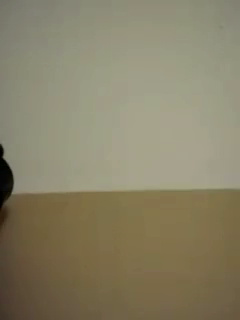
#> input picture frame 7 of Python/video_wecker.avi, 240 x 320 px, given in place of highway.avi, which was not available
$ python subsense.py   (Python 2 division)   (older library calls are emulated)
#> lines starting #> are read from the running program, lines starting #| are printed output that depends on the picture; after the words box and inside, x2 and y2 are one past the last pixel; in counts of white or black regions, pixels touching at a corner belong together; pictures that were not available may be replaced by others from this repository, and a replacement may not be noted
import cv2
import matplotlib.pyplot as plt
import numpy as np
from numpy import pi
import time

# Constants
T_r = 0.003
N_grid = 16
nmbr_min_lbsp = 12
MAX_hamming_weight = 0

N_color = 50
nmbr_min_color = 2
R = 10
# pan
#R_color =50
#normal
R_color = 30
R_lbsp = 3

T_lower = 2
T_upper = 256

# pan
#alpha = 0.01
#normal
alpha = 0.03
v_incr = 1
v_decr = 0.1

downsample = 0.5

# LBSP-UPDATE GRID PICTURES ==========================================================
def update_grid_pictures(img, grid_pictures, rows, cols):
    #    0    x   1   x   2
    #    x    3   4   5   x
    #    6    7   x   8   9
    #    x   10  11  12   x
    #   13    x  14   x   15

    # First row
    grid_pictures[:rows-2,:cols-2,0]  = img[2:rows,2:cols]
    grid_pictures[:rows-2,:cols,1]    = img[2:rows,:cols]
    grid_pictures[:rows-2,2:cols,2]   = img[2:rows,:cols-2]

    # Second row
    grid_pictures[:rows-1,:cols-1,3]  = img[1:rows,1:cols]
    grid_pictures[:rows-1,:cols,4]    = img[1:rows,:cols]
    grid_pictures[:rows-1,1:cols,5]   = img[1:rows,:cols-1]

    # Third row
    grid_pictures[:rows,:cols-2,6]    = img[:rows,2:cols]
    grid_pictures[:rows,:cols-1,7]    = img[:rows,1:cols]
    grid_pictures[:rows,1:cols,8]     = img[:rows,:cols-1]
    grid_pictures[:rows,2:cols,9]     = img[:rows,:cols-2]

    # Fourth row
    grid_pictures[1:rows,:cols-1,10]  = img[:rows-1,1:cols]
    grid_pictures[1:rows,:cols,11]    = img[:rows-1,:cols]
    grid_pictures[1:rows,1:cols,12]   = img[:rows-1,:cols-1]

    # Fifth row
    grid_pictures[2:rows,:cols-2,13]  = img[:rows-2,2:cols]
    grid_pictures[2:rows,:cols,14]    = img[:rows-2,:cols]
    grid_pictures[2:rows,2:cols,15]   = img[:rows-2,:cols-2]

    return grid_pictures
# LBSP-UPDATE GRID PICTURES ==========================================================

# LBSP DECISION =================================================================
def lbsp(img, grid_pictures, lbsp_background_model):
    global T_r, R_lbsp_arr
    grid_decision = grid_pictures - img[:,:,np.newaxis]
    lbsp_decision = img*0+255
    T = T_r * img
    actual_bin = grid_decision<T[:,:,np.newaxis]
    bin_comp = (lbsp_background_model == actual_bin[:,:,np.newaxis,:])
    summe = (bin_comp == True).sum(3)
    comp = summe > nmbr_min_lbsp
    lbsp_decision[((comp == True).sum(2) >= R_lbsp_arr)] = 0
    return lbsp_decision
# LBSP DECISION =================================================================

# COLOR DECISION ====================================================================
def color(img,color_pictures, R_color_arr):
    color_decision = img*0
    comp = np.absolute(img[:,:,np.newaxis] - color_pictures) < R_color_arr[:,:,np.newaxis]
    color_decision[(comp != False).sum(2) <= nmbr_min_color] = 255;
    return color_decision
# COLOR DECISION ====================================================================

# BACKGROUND_UPDATE ======================================================================
def background_update(img, background, color_pictures, T_arr, grid_pictures, lbsp_background_model):
    global T_r

    n = np.uint8(np.floor(N_color*np.random.random()))
    # Random pixels with probability 1/T_arr
    rand_array = 100.*np.random.random(img.shape)
    update_array = np.logical_and(((100/T_arr) > rand_array), background == 0)
    # Choose adjacent pixels
    ind_x, ind_y = np.nonzero(update_array)
    rand_coords = [(-1,-1), (-1,0),(-1,1),(0,-1),(0,1),(1,-1),(1,0),(1,1)]
    # print 'loops: ', len(ind_x)
    for i in range(len(ind_x)):
        rand_x, rand_y = rand_coords[np.uint8(np.random.rand()*8)]
        new_x = ind_x[i]+rand_x
        new_y = ind_y[i]+rand_y
        if new_x < 0 or new_x >= update_array.shape[0]:
            new_x = ind_x[i]-rand_x
        if new_y < 0 or new_y >= update_array.shape[1]:
            new_y = ind_y[i]-rand_y
        update_array[new_x, new_y] = True
    # Update color pictures in plane n
    color_pictures[update_array,n] = img[update_array]
    cv2.imshow('update_array', np.uint8(update_array)*255)

    # Update the lbsp background model
    model_decision = grid_pictures - img[:,:,np.newaxis]
    T = T_r * img
    model = model_decision<T[:,:,np.newaxis]
    lbsp_background_model[update_array,n,:] = model[update_array,:]

    # T_r update ------ Grenzen noch anpassen, eventuell auch Geschwindigkeit der Aenderung
    hammingweight=model.sum()*1.0/MAX_hamming_weight
    #print(hammingweight)
    if(T_r > 0.001 and T_r < 1):
        if(hammingweight < 0.6):
            T_r = T_r + 0.0001
        if(hammingweight > 0.61):
            T_r = T_r - 0.0001
# BACKGROUND_UPDATE ======================================================================

# DISTANCE_UPDATE ========================================================================
def distance_update(img, color_pictures, rows, cols):
    global d_min_arr, d_min_new
    # Get the new minimum distance array
    d_min_new = np.amin((np.absolute(img[:,:,np.newaxis] - color_pictures)), axis = 2)/255.0

    d_min_arr = d_min_arr*(1-alpha) + d_min_new * alpha
    # bound it from 0 to 1
    d_min_arr[d_min_arr < 0] = 0
    d_min_arr[d_min_arr > 1] = 1
# DISTANCE_UPDATE ========================================================================

# BLINKING PIXELS ========================================================================
def recognize_blinking_pixels(background,blured):
    global old_background, v_arr
    # Find blinking pixels
    blinking_pixels = (background ^ old_background)/255
    old_background = background
    # Increment or Decrement the v_arr, which shows how dynamic the region is
    v_arr[blinking_pixels == 1] = v_arr[blinking_pixels == 1] + v_incr
    v_arr[blinking_pixels == 0] = v_arr[blinking_pixels == 0] - v_decr
    # v_arr must be greater than zero and should be zero for foreground
    v_arr[v_arr < 0] = 0
    v_arr[blured == 255] = 0
    cv2.imshow('v',np.uint8(v_arr))
# BLINKING PIXELS ========================================================================

# THRESHOLD UPDATE =======================================================================
def threshold_update(v_arr, d_min_arr):
    global R_arr, R_color_arr, R_lbsp_arr
    incr = (R_arr < np.square(1+2*d_min_arr))
    R_arr[incr] = R_arr[incr] + v_arr[incr]
    decr = (incr == False) & (v_arr != 0)
    R_arr[decr] = R_arr[decr] - (1/v_arr[decr])
    R_arr[R_arr < 1] = 1
    R_arr[(incr | decr) == False] = 1
    cv2.imshow('R', np.uint8(R_arr*10))

    R_color_arr = R_arr * R_color
    R_lbsp_arr = np.power(2, R_arr) + R_lbsp
    cv2.imshow('R color', np.uint8(R_color_arr))
    cv2.imshow('R lbsp', np.uint8(R_lbsp_arr))

# THRESHOLD UPDATE =======================================================================

# PROBABILITY_UPDATE =====================================================================
def probability_update(background, v_arr, d_min_arr):
    global T_arr
    incr = (v_arr != 0) & (d_min_arr != 0) & (background != 0)
    T_arr[incr] = T_arr[incr] + (1/(v_arr[incr] * d_min_arr[incr]))
    maxi = ((v_arr == 0) | (d_min_arr == 0)) & (background != 0)
    T_arr[maxi] = T_upper

    decr = (d_min_arr != 0) & (background == 0)
    T_arr[decr] = T_arr[decr] - (v_arr[decr]/d_min_arr[decr])
    mini = (d_min_arr == 0) & (background == 0)
    T_arr[mini] = T_lower

    T_arr[T_arr < 2] = T_lower
    T_arr[T_arr > 256] = T_upper

    cv2.imshow('T_arr', np.uint8(T_arr-1))

# PROBABILITY_UPDATE =====================================================================

# PROGRAM ######################################################################################
cap = cv2.VideoCapture('highway.avi')
#print(cap.get(cv2.cv.CV_CAP_PROP_FPS))
ret, img = cap.read()
#> img is the input picture: shape (320, 240, 3); mean B, G, R 103.6, 129.1, 136.1
img = cv2.cvtColor(img, cv2.COLOR_BGR2GRAY)
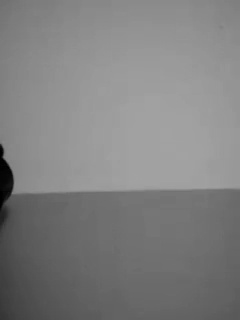
#> img: shape (320, 240); min 0, max 162, mean 128.2
img = cv2.resize(img,None,fx=downsample, fy=downsample, interpolation = cv2.INTER_CUBIC)
#> img: shape (160, 120)

rows, cols = img.shape
#> rows = 160; cols = 120

MAX_hamming_weight = rows*cols*N_grid
#> MAX_hamming_weight = 307200

grid_pictures = np.ones((rows,cols,N_grid))*255
update_grid_pictures(img, grid_pictures, rows, cols)


model_decision = grid_pictures - img[:,:,np.newaxis]
T = T_r * img
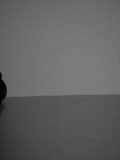
#> T: shape (160, 120) float64; min 0, max 0.486, mean 0.385
model = model_decision<T[:,:,np.newaxis]
lbsp_background_model = np.ones((rows,cols,N_color,N_grid), dtype=bool)*model[:,:,np.newaxis,:]

d_min_new = img*255
d_min_arr = np.ones((rows, cols))

R_arr = np.ones((rows, cols))
R_color_arr = R_arr
R_lbsp_arr = R_arr

T_arr = np.ones((rows, cols)) * 2

v_arr = img*0.0
#> v_arr: shape (160, 120) float64; every value is 0

threshold_update(v_arr, d_min_arr)
#> in threshold_update, `incr = (R_arr < np.square(1+2*d_min_arr))`: incr: shape (160, 120) bool; every value is 1
#> in threshold_update, `R_arr[incr] = R_arr[incr] + v_arr[incr]`: R_arr: shape (160, 120) float64; every value is 1
#> in threshold_update, `decr = (incr == False) & (v_arr != 0)`: decr: shape (160, 120) bool; every value is 0
#> in threshold_update, `R_color_arr = R_arr * R_color`: R_color_arr: shape (160, 120) float64; every value is 30
#> in threshold_update, `R_lbsp_arr = np.power(2, R_arr) + R_lbsp`: R_lbsp_arr: shape (160, 120) float64; every value is 5

color_pictures = np.uint8(np.ones((rows, cols, N_color)) * img[:,:,np.newaxis])
color_decision = color(img, color_pictures, R_color_arr)
old_background = color_decision
blured = cv2.medianBlur(color_decision, 9)


while True:
    # Start time
    start = time.time()

    ret, img = cap.read()
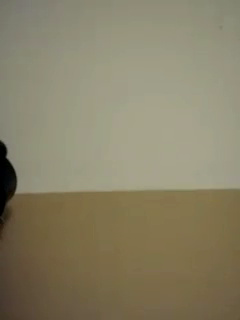
#> input picture frame 8 of Python/video_wecker.avi, 240 x 320 px, given in place of highway.avi, which was not available
#> img is the input picture: shape (320, 240, 3); mean B, G, R 103.2, 128.6, 136
    if ret == False:
        break
    img = cv2.cvtColor(img, cv2.COLOR_BGR2GRAY)
#> img: shape (320, 240)
    img = cv2.resize(img,None,fx=downsample, fy=downsample, interpolation = cv2.INTER_CUBIC)
#> img: shape (160, 120)

    update_grid_pictures(img, grid_pictures, rows, cols)
    lbsp_decision = lbsp(img, grid_pictures,lbsp_background_model)
#> in lbsp, `lbsp_decision = img*0+255`: lbsp_decision: shape (160, 120); every value is 255
#> in lbsp, `lbsp_decision[((comp == True).sum(2) >= R_lbsp_arr)] = 0`:
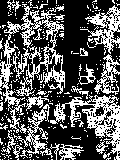
#> lbsp_decision: shape (160, 120); 35.1% white in thin lines or dots
    background = lbsp_decision&color_decision;
    background_update(img, background, color_pictures, T_arr,grid_pictures,lbsp_background_model)
#> in background_update, `update_array = np.logical_and(((100/T_arr) > rand_array), background =..`:
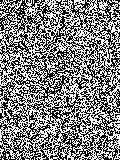
#> update_array: shape (160, 120) bool; 50.7% white; black in thin lines or dots
#> in background_update, `ind_x, ind_y = np.nonzero(update_array)`: ind_x = 9739 values from 0 to 159; ind_y = 9739 values, max 119 at index 180, min 0 at index 116, mean 59.84
#> the loop in background_update, `for i in range(len(ind_x)):` made 9739 passes
#> (rand_x, rand_y) on passes 1 to 12: (-1, -1), (-1, -1), (1, 1), (-1, 1), (-1, -1), (0, 1), (0, 1), (1, 0), (-1, 0), (-1, -1), (1, 1), (1, -1)
#> after the loop in background_update, `for i in range(len(ind_x)):`:
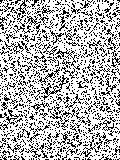
#> update_array: shape (160, 120) bool; 70.9% white; black in thin lines or dots
#> in background_update, `hammingweight=model.sum()*1.0/MAX_hamming_weight`: hammingweight = 0.71
    color_decision = color(img, color_pictures, R_color_arr)
#> in color (call 2), `color_decision[(comp != False).sum(2) <= nmbr_min_color] = 255;`: color_decision: shape (160, 120); 21.9% white in thin lines or dots
    blured = cv2.medianBlur(color_decision, 5)
#> blured: shape (160, 120); 14.3% white; 61 white regions (40 under 20 px), largest, box (x1, y1, x2, y2) and area: (0, 48, 25, 149) 1208, (87, 3, 109, 35) 281, (30, 0, 48, 17) 128

    distance_update(img, color_pictures, rows, cols)
#> in distance_update, `d_min_new = np.amin((np.absolute(img[:,:,np.newaxis] - color_pictures)..`:
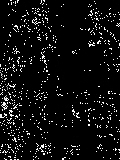
#> d_min_new: shape (160, 120) float64; min 0, max 1, mean 0.0631
    recognize_blinking_pixels(background,blured)
#> in recognize_blinking_pixels, `v_arr[blinking_pixels == 0] = v_arr[blinking_pixels == 0] - v_decr`: v_arr: shape (160, 120) float64; every value is -0.1
    threshold_update(v_arr, d_min_arr)
    probability_update(background, v_arr, d_min_arr)
#> in probability_update, `T_arr[incr] = T_arr[incr] + (1/(v_arr[incr] * d_min_arr[incr]))`: T_arr: shape (160, 120) float64; every value is 2


    cv2.imshow('original',img)

    cv2.imshow('distance',np.uint8(d_min_arr*255))
    cv2.imshow('distance new',np.uint8(d_min_new*255))

    cv2.imshow('lbsp_decision',lbsp_decision)
    cv2.imshow('color_decision',color_decision)
    cv2.imshow('blured color_decision', blured)


    cv2.imshow('background',background)
    blured2 = cv2.medianBlur(background, 3)
    cv2.imshow('blured background',blured2)


    if cv2.waitKey(10) & 0xFF == ord('q'):
#> (key q is pressed here)
        break
    # End time
    end = time.time()
    # Time elapsed
    seconds = end - start
    # Calculate frames per second
    fps  = 1 / seconds;
    print "Estimated frames per second : {0}".format(fps);
cap.release()
cv2.destroyAllWindows()
# PROGRAM ######################################################################################

$ run again, starting later in the video
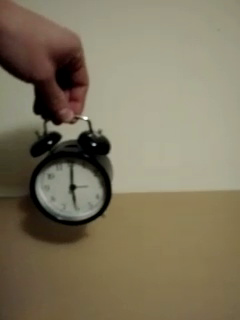
#> input picture frame 35 of Python/video_wecker.avi, 240 x 320 px, given in place of highway.avi, which was not available
#> img is the input picture: shape (320, 240, 3); mean B, G, R 95.5, 118.5, 128
#> incr: shape (160, 120) bool; every value is 1
#> R_arr: shape (160, 120) float64; every value is 1
#> decr: shape (160, 120) bool; every value is 0
#> R_color_arr: shape (160, 120) float64; every value is 30
#> R_lbsp_arr: shape (160, 120) float64; every value is 5
#> in lbsp, `lbsp_decision[((comp == True).sum(2) >= R_lbsp_arr)] = 0`:
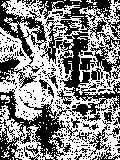
#> lbsp_decision: shape (160, 120); 52.7% white; 319 black regions (290 under 20 px), largest, box (x1, y1, x2, y2) and area: (40, 16, 120, 121) 2140, (0, 89, 78, 160) 1642, (37, 0, 120, 79) 1562
#> ind_x = 9739 values from 0 to 159; ind_y = 9739 values, max 119 at index 180, min 0 at index 116, mean 59.84
#> the loop in background_update, `for i in range(len(ind_x)):` made 9739 passes
#> (rand_x, rand_y) on passes 1 to 8: (-1, -1), (-1, -1), (1, 1), (-1, 1), (-1, -1), (0, 1), (0, 1), (1, 0)
#> hammingweight = 0.649
#> color_decision: shape (160, 120); 22.8% white; 327 white regions (321 under 20 px), largest, box (x1, y1, x2, y2) and area: (0, 0, 115, 122) 3493, (72, 143, 88, 151) 35, (45, 16, 56, 21) 31, (26, 134, 32, 144) 29, (80, 56, 92, 58) 24, (0, 97, 12, 99) 22
#> blured: shape (160, 120); 19.9% white; 13 white regions (8 under 20 px), largest, box (x1, y1, x2, y2) and area: (0, 0, 61, 120) 3575, (78, 92, 89, 98) 48, (94, 92, 112, 98) 48, (0, 61, 6, 71) 36, (47, 17, 54, 22) 24
#> in distance_update, `d_min_new = np.amin((np.absolute(img[:,:,np.newaxis] - color_pictures)..`:
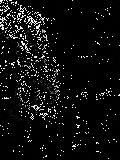
#> d_min_new: shape (160, 120) float64; min 0, max 1, mean 0.0608
#> T_arr: shape (160, 120) float64; every value is 2

$ run again, starting later in the video
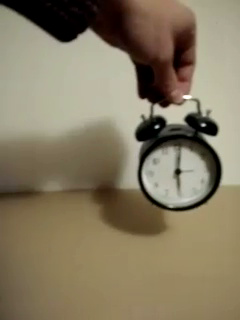
#> input picture frame 63 of Python/video_wecker.avi, 240 x 320 px, given in place of highway.avi, which was not available
#> img is the input picture: shape (320, 240, 3); mean B, G, R 98, 122, 133.2
#> incr: shape (160, 120) bool; every value is 1
#> R_arr: shape (160, 120) float64; every value is 1
#> decr: shape (160, 120) bool; every value is 0
#> R_color_arr: shape (160, 120) float64; every value is 30
#> R_lbsp_arr: shape (160, 120) float64; every value is 5
#> in lbsp, `lbsp_decision[((comp == True).sum(2) >= R_lbsp_arr)] = 0`:
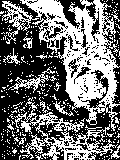
#> lbsp_decision: shape (160, 120); 43.4% white; 318 white regions (304 under 20 px), largest, box (x1, y1, x2, y2) and area: (20, 0, 120, 131) 4794, (14, 97, 118, 160) 1711, (2, 1, 39, 44) 413
#> ind_x = 9739 values from 0 to 159; ind_y = 9739 values, max 119 at index 180, min 0 at index 116, mean 59.84
#> the loop in background_update, `for i in range(len(ind_x)):` made 9739 passes
#> (rand_x, rand_y) on passes 1 to 8: (-1, -1), (-1, -1), (1, 1), (-1, 1), (-1, -1), (0, 1), (0, 1), (1, 0)
#> hammingweight = 0.598
#> color_decision: shape (160, 120); 40.5% white; 441 white regions (409 under 20 px), largest, box (x1, y1, x2, y2) and area: (0, 0, 118, 124) 4904, (0, 56, 30, 104) 553, (104, 94, 120, 139) 148
#> blured: shape (160, 120); 34.8% white; 56 white regions (39 under 20 px), largest, box (x1, y1, x2, y2) and area: (0, 0, 117, 124) 5340, (0, 60, 25, 77) 291, (0, 81, 27, 101) 262
#> in distance_update, `d_min_arr = d_min_arr*(1-alpha) + d_min_new * alpha`:
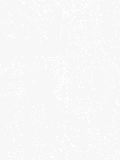
#> d_min_arr: shape (160, 120) float64; min 0.97, max 1, mean 0.973
#> T_arr: shape (160, 120) float64; every value is 2
